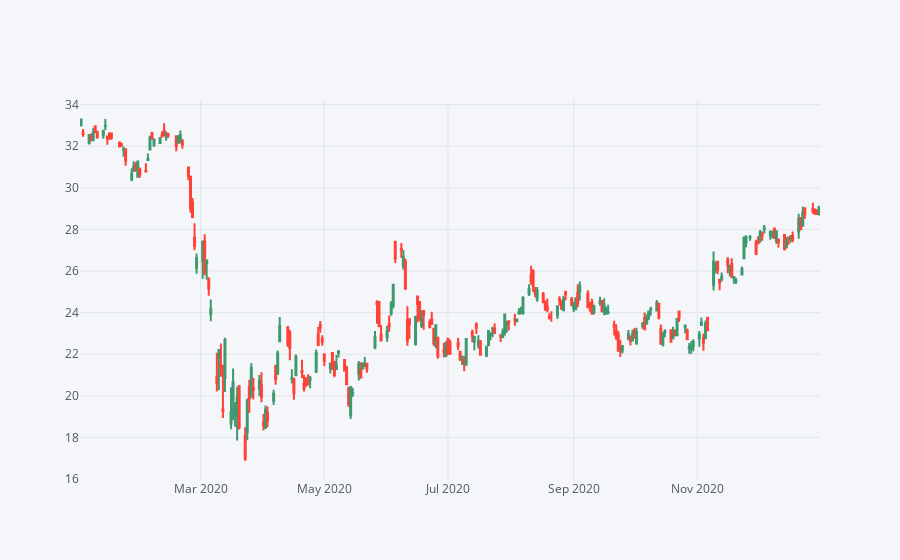

Source (notebook cell):
### Code cell
BAC[['Open', 'High', 'Low', 'Close']].sort_index().loc['2020-01-01':'2021-01-01'].iplot(kind='candle')

### Figure 1 — Plotly figure (JSON) as saved in the notebook; plotly's stock layout.template omitted (floating-point values rounded to 4 significant figures; data arrays with more than 128 entries replaced by an {"elided": "..."} marker saying what was removed)
{"data": [{"close": {"elided": "253 float values"}, "high": {"elided": "253 float values"}, "low": {"elided": "253 float values"}, "open": {"elided": "253 float values"}, "showlegend": false, "type": "candlestick", "x": {"elided": "253 str values"}, "yaxis": "y2"}], "layout": {"legend": {"bgcolor": "#F5F6F9", "font": {"color": "#4D5663"}}, "paper_bgcolor": "#F5F6F9", "plot_bgcolor": "#F5F6F9", "title": {"font": {"color": "#4D5663"}}, "xaxis": {"gridcolor": "#E1E5ED", "rangeslider": {"visible": false}, "showgrid": true, "tickfont": {"color": "#4D5663"}, "title": {"font": {"color": "#4D5663"}, "text": ""}, "zerolinecolor": "#E1E5ED"}, "yaxis": {"gridcolor": "#E1E5ED", "showgrid": true, "showticklabels": false, "tickfont": {"color": "#4D5663"}, "title": {"font": {"color": "#4D5663"}, "text": ""}, "zerolinecolor": "#E1E5ED"}, "yaxis2": {"gridcolor": "#E1E5ED", "showgrid": true, "tickfont": {"color": "#4D5663"}, "title": {"font": {"color": "#4D5663"}, "text": ""}, "zerolinecolor": "#E1E5ED"}}}
